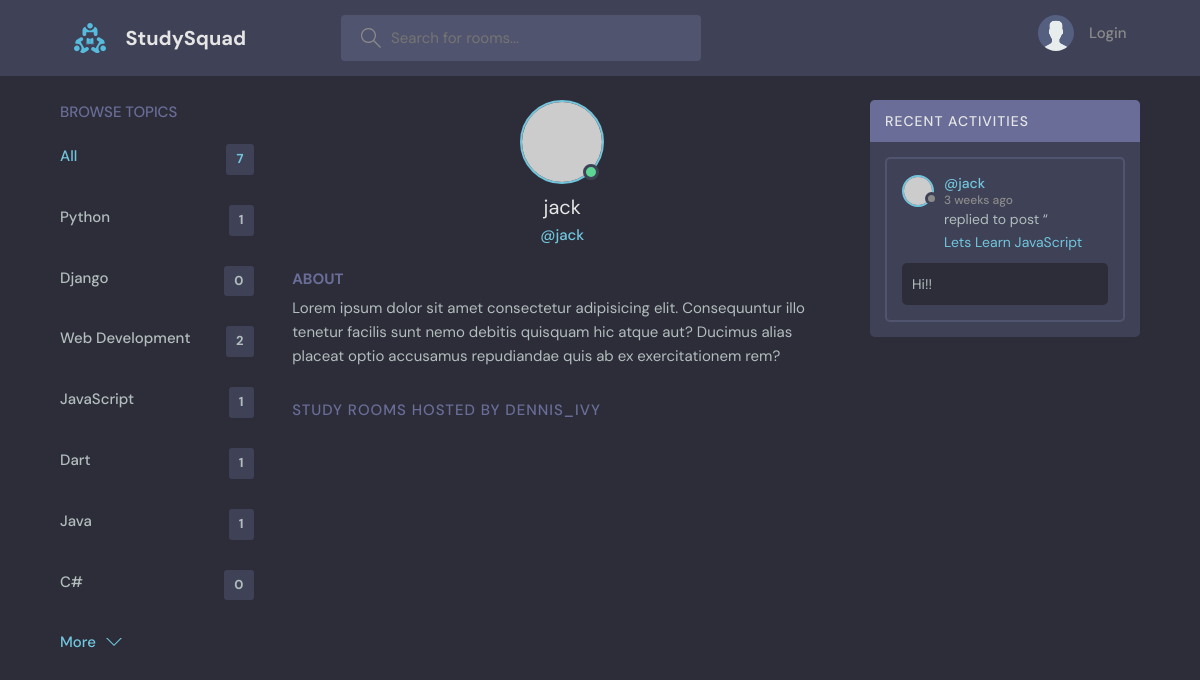
The app's page /profile/2/ with its own data.
### base/models.py (models this page shows, shortened)
class Topic(models.Model):
    name = models.CharField(max_length=200)

class Message(models.Model):
    user = models.ForeignKey(User, on_delete=models.CASCADE)
    room = models.ForeignKey(Room, on_delete=models.CASCADE)
    body = models.TextField()
    updated = models.DateTimeField(auto_now=True)
    created = models.DateTimeField(auto_now_add=True)
    class Meta:
        ordering = ['-updated', '-created']

class Room(models.Model):
    host = models.ForeignKey(User, on_delete=models.SET_NULL, null=True)
    topic = models.ForeignKey(Topic, on_delete=models.SET_NULL, null=True)
    name = models.CharField(max_length=200)
    description = models.TextField(null=True, blank=True)
    participants = models.ManyToManyField(User, related_name='participants', blank=True)
    updated = models.DateTimeField(auto_now=True)
    created = models.DateTimeField(auto_now_add=True)
    class Meta:
        ordering = ['-updated', '-created']
    def __str__(self):
        return self.name

### base/views.py (the view)
# urls.py: path('profile/<str:pk>/', views.userProfile, name="user-profile"),
def userProfile(request, pk):
    user = User.objects.get(id=pk)
    rooms = user.room_set.all()
    room_messages = user.message_set.all()
    topics = Topic.objects.all()
    context = {'user': user, 'rooms': rooms,'room_messages': room_messages, 'topics': topics}
    return render(request, 'base/profile.html', context)

### base/templates/base/profile.html (shortened to what this page needs)
{% extends 'main.html' %}
{% block content %}
  <main class="profile-page layout layout--3">
    <div class="container">
      {% include 'base/topic_component.html' %}
      <div class="roomList">
        <div class="profile">
          <div class="profile__avatar">
            <div class="avatar avatar--large active">
              <img src="https://randomuser.me/api/portraits/men/11.jpg" />
            </div>
          </div>
          <div class="profile__info">
            <h3> {{user.username}} </h3>
            <p>@{{user.username}}</p>
          </div>
          <div class="profile__about">
            <h3>About</h3>
            <p>
              Lorem ipsum dolor sit amet consectetur adipisicing elit. Consequuntur illo tenetur
              facilis sunt nemo debitis quisquam hic atque aut? Ducimus alias placeat optio
              accusamus repudiandae quis ab ex exercitationem rem?
            </p>
          </div>
        </div>
        <div class="roomList__header">
          <div>
            <h2>Study Rooms Hosted by dennis_ivy</a>
            </h2>
          </div>
        </div>
      </div>
      {% include 'base/activity_component.html' %}
    </div>
  </main>
{% endblock %}

### base/templates/base/topic_component.html
<div class="topics">
  <div class="topics__header">
    <h2>Browse Topics</h2>
  </div>
  <ul class="topics__list">
    <li>
      <a href="{% url 'home' %}" class="active">All <span>{{topics.count}}</span></a>
    </li>
    {% for topic in topics %}
    <li>
      <a href="{% url 'home' %}?q={{topic.name}}">{{topic.name}} <span>{{topic.room_set.all.count}}</span></a>
    </li>
    {% endfor %}
  </ul>
  <a class="btn btn--link" href="topics.html">
    More
    <svg version="1.1" xmlns="http://www.w3.org/2000/svg" width="32" height="32" viewBox="0 0 32 32">
      <title>chevron-down</title>
      <path d="M16 21l-13-13h-3l16 16 16-16h-3l-13 13z"></path>
    </svg>
  </a>
</div>

### base/templates/base/activity_component.html (shortened to what this page needs)
<div class="activities">
  <div class="activities__header">
    <h2>Recent Activities</h2>
  </div>
  {% for message in room_messages %}
  <div class="activities__box">
    <div class="activities__boxHeader roomListRoom__header">
      <a href="{% url 'user-profile' message.user.id %}" class="roomListRoom__author">
        <div class="avatar avatar--small">
          <img src="https://randomuser.me/api/portraits/women/11.jpg" />
        </div>
        <p>
          @{{message.user}}
          <span>{{message.created|timesince}} ago</span>
        </p>
      </a>
    </div>
    <div class="activities__boxContent">
      <p>replied to post “<a href="{% url 'room' message.room.id %}">{{message.room}}</a></p>
      <div class="activities__boxRoomContent">
        {{message.body}}
      </div>
    </div>
  </div>
  {% endfor %}
</div>

### records on screen
Topic: name "Python", room_set.all.count "1"
Topic: name "Django", room_set.all.count "0"
Topic: name "Web Development", room_set.all.count "2"
Topic: name "JavaScript", room_set.all.count "1"
Topic: name "Dart", room_set.all.count "1"
Topic: name "Java", room_set.all.count "1"
Topic: name "C#", room_set.all.count "0"
Message: user "jack", created "3 weeks", room "Lets Learn JavaScript", body "Hi!!"

### other values on screen
{{ topics.count }} "7"
{{ user.username }} "jack"
